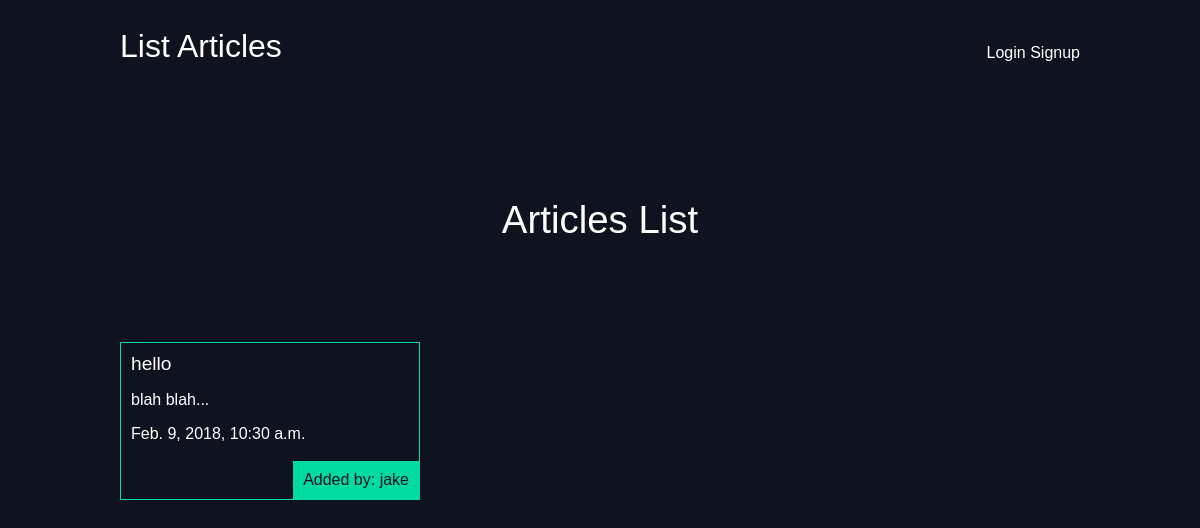
The app's page /articles/ with its own data.
### articles/models.py (models this page shows, shortened)
class Article(models.Model):
    title = models.CharField(max_length=100)
    slug = models.SlugField()
    body = models.TextField()
    date = models.DateTimeField(auto_now_add=True)
    thumb = models.ImageField(default='default.png',blank=True)
    author = models.ForeignKey(User,on_delete=models.CASCADE ,default=None)
    def snippet(self):
        return(self.body[:50]+"...")

### articles/views.py (the view)
# urls.py: path('',views.articles_list,name="list"),
def articles_list(request):
    articles = Article.objects.all().order_by('date')
    return(render(request,'articles/articles_list.html',{'articles':articles}))

### articles/templates/articles/articles_list.html
{% extends 'base_layout.html' %}
{% block content %}
  <h1>Articles List</h1>
  <div class="articles">
    {% for article in articles %}
      <div class ="article">
        <h2><a href="{% url 'articles:detail' slug=article.slug %}">{{article.title}}</a></h2>
        <p>{{ article.snippet }}</p>
        <p>{{ article.date }}</p>
        <p class="author">Added by: {{ article.author.username }}</p>
      </div>
    {% endfor %}
  </div>
{% endblock %}

### assets/styles.css (style rules this page uses)
body { background-color: #0f121f; color: #fff; }
body * { font-family: sans-serif; }
h1,h2,h3,h4,h5 { font-weight: normal; margin: 0; }
a, a:hover, a:visited { color: #fff; text-decoration: none; }
div.wrapper h1 { text-align: center; margin: 100px auto; font-size: 2.4em; }
.articles { display: grid; grid-template-columns: 1fr 1fr 1fr; grid-gap: 30px; }
.article { padding: 10px; border: 1px solid #00dba0; position: relative; padding-bottom: 40px; }
.article h2 { font-size: 1.2em; }
.article .author { padding: 10px; background: #00dba0; position: absolute; right: 0; bottom: 0; margin: 0; color: #0f121f; }

### records on screen
Article: title "hello", snippet "blah blah...", date "Feb. 9, 2018, 10:30 a.m.", author.username "jake"
